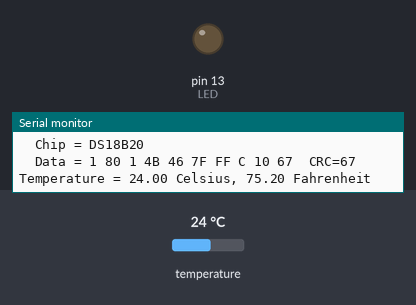
A sketch run on a simulated Arduino Uno, built with avr-gcc and run on an emulated ATmega328P. Shown: output pins drawn as LEDs (lit = HIGH), the last lines printed to the serial monitor. Inputs (shaded band) come from the test bench; at power-on: temperature 24 °C. No radio packets arrive unless stated; pins used as bus, display or sensor lines are not drawn.

Above: at 1.3 s.
1.4 s: temperature set to 12 °C
At 12.3 s:
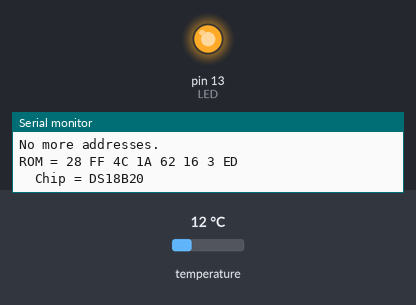
14.1 s: temperature set to 28 °C
Timing chart, 0 to 25.5 s (numbered marks = the images above; inputs shaded):
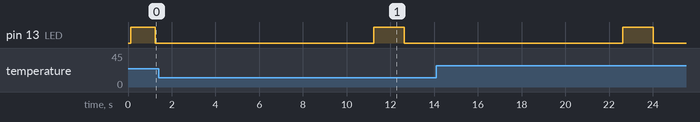

The sketch:

DS18B20.ino
```cpp
// Feather9x_RX
// -*- mode: C++ -*-
// Example sketch showing how to create a simple messaging client (receiver)
// with the RH_RF95 class. RH_RF95 class does not provide for addressing or
// reliability, so you should only use RH_RF95 if you do not need the higher
// level messaging abilities.
// It is designed to work with the other example Feather9x_TX

#include <SPI.h>
#include <RH_RF95.h>
#include <time.h>
#include <OneWire.h>
/* for feather32u4 */
#define RFM95_CS 8
#define RFM95_RST 4
#define RFM95_INT 7

/* for feather m0
#define RFM95_CS 8
#define RFM95_RST 4
#define RFM95_INT 3
*/

/* for shield
#define RFM95_CS 10
#define RFM95_RST 9
#define RFM95_INT 7
*/


/* for ESP w/featherwing
#define RFM95_CS  2    // "E"
#define RFM95_RST 16   // "D"
#define RFM95_INT 15   // "B"
*/

/* Feather 32u4 w/wing
#define RFM95_RST     11   // "A"
#define RFM95_CS      10   // "B"
#define RFM95_INT     2    // "SDA" (only SDA/SCL/RX/TX have IRQ!)
*/

/* Feather m0 w/wing
#define RFM95_RST     11   // "A"
#define RFM95_CS      10   // "B"
#define RFM95_INT     6    // "D"
*/

/* Teensy 3.x w/wing
#define RFM95_RST     9   // "A"
#define RFM95_CS      10   // "B"
#define RFM95_INT     4    // "C"
*/

// Change to 434.0 or other frequency, must match RX's freq!
#define RF95_FREQ 868.0

// Singleton instance of the radio driver
RH_RF95 rf95(RFM95_CS, RFM95_INT);

// Blinky on receipt
#define LED 13

OneWire  ds(10);

void setup()
{
  pinMode(LED, OUTPUT);
  pinMode(RFM95_RST, OUTPUT);
  //  pinMode(DHTPIN,INPUT);
  digitalWrite(RFM95_RST, HIGH);

  while (!Serial);
  Serial.begin(9600);
  delay(100);

  Serial.println("Feather LoRa RX Test!");

  // manual reset
  digitalWrite(RFM95_RST, LOW);
  delay(10);
  digitalWrite(RFM95_RST, HIGH);
  delay(10);

  while (!rf95.init()) {
    Serial.println("LoRa radio init failed");
    while (1);
  }
  Serial.println("LoRa radio init OK!");

  // Defaults after init are 434.0MHz, modulation GFSK_Rb250Fd250, +13dbM
  if (!rf95.setFrequency(RF95_FREQ)) {
    Serial.println("setFrequency failed");
    while (1);
  }
  Serial.print("Set Freq to: "); Serial.println(RF95_FREQ);

  // Defaults after init are 434.0MHz, 13dBm, Bw = 125 kHz, Cr = 4/5, Sf = 128chips/symbol, CRC on

  // The default transmitter power is 13dBm, using PA_BOOST.
  // If you are using RFM95/96/97/98 modules which uses the PA_BOOST transmitter pin, then
  // you can set transmitter powers from 5 to 23 dBm:
  rf95.setTxPower(23, false);
  srand(time(NULL));
  }

void loop()
{
    uint8_t buf[RH_RF95_MAX_MESSAGE_LEN];
    uint8_t len = sizeof(buf);
    digitalWrite(LED, HIGH);
    delay(10);

    // Send
    double numero;
    byte i;
    byte present = 0;
    byte type_s;
    byte data[12];
    byte addr[8];
    float celsius, fahrenheit;

    if ( !ds.search(addr)) {
      Serial.println("No more addresses.");
      Serial.println();
      ds.reset_search();
      delay(250);
      return;
    }
    Serial.print("ROM =");
    for( i = 0; i < 8; i++) {
      Serial.write(' ');
      Serial.print(addr[i], HEX);
    }

    if (OneWire::crc8(addr, 7) != addr[7]) {
      Serial.println("CRC is not valid!");
      return;
    }
    Serial.println();

    // the first ROM byte indicates which chip
    switch (addr[0]) {
      case 0x10:
        Serial.println("  Chip = DS18S20");  // or old DS1820
        type_s = 1;
        break;
      case 0x28:
        Serial.println("  Chip = DS18B20");
        type_s = 0;
        break;
      case 0x22:
        Serial.println("  Chip = DS1822");
        type_s = 0;
        break;
      default:
        Serial.println("Device is not a DS18x20 family device.");
        return;
    }
    ds.reset();
    ds.select(addr);
    ds.write(0x44, 1);        // start conversion, with parasite power on at the end

    delay(1000);     // maybe 750ms is enough, maybe not
    // we might do a ds.depower() here, but the reset will take care of it.

    present = ds.reset();
    ds.select(addr);
    ds.write(0xBE);         // Read Scratchpad

    Serial.print("  Data = ");
    Serial.print(present, HEX);
    Serial.print(" ");
    for ( i = 0; i < 9; i++) {           // we need 9 bytes
      data[i] = ds.read();
      Serial.print(data[i], HEX);
      Serial.print(" ");
    }
    Serial.print(" CRC=");
    Serial.print(OneWire::crc8(data, 8), HEX);
    Serial.println();int16_t raw = (data[1] << 8) | data[0];
    if (type_s) {
      raw = raw << 3; // 9 bit resolution default
      if (data[7] == 0x10) {
        // "count remain" gives full 12 bit resolution
        raw = (raw & 0xFFF0) + 12 - data[6];
      }
    } else {
      byte cfg = (data[4] & 0x60);
      // at lower res, the low bits are undefined, so let's zero them
      if (cfg == 0x00) raw = raw & ~7;  // 9 bit resolution, 93.75 ms
      else if (cfg == 0x20) raw = raw & ~3; // 10 bit res, 187.5 ms
      else if (cfg == 0x40) raw = raw & ~1; // 11 bit res, 375 ms
      //// default is 12 bit resolution, 750 ms conversion time
    }
    celsius = (float)raw / 16.0;
    fahrenheit = celsius * 1.8 + 32.0;
    Serial.print("Temperature = ");
    Serial.print(celsius);
    Serial.print(" Celsius, ");
    Serial.print(fahrenheit);
    Serial.println(" Fahrenheit");
    numero=1;

    uint8_t *data1;
    data1 = reinterpret_cast<uint8_t*>(&celsius);

    uint8_t *data2;
    data2 = reinterpret_cast<uint8_t*>(&numero);
    uint8_t fi[(sizeof(float)+sizeof(double)) / sizeof(uint8_t)];
    int j;
    for(j=0;j<4;j++){
     fi[j]=data1[j];
    }
    for(j=4;j<8;j++){
     fi[j]=data2[j-4];
    }

    rf95.send(fi, sizeof(float)+sizeof(double));
    rf95.waitPacketSent();
    Serial.print("\n");
    digitalWrite(LED, LOW);
    delay(10000);
}
```
